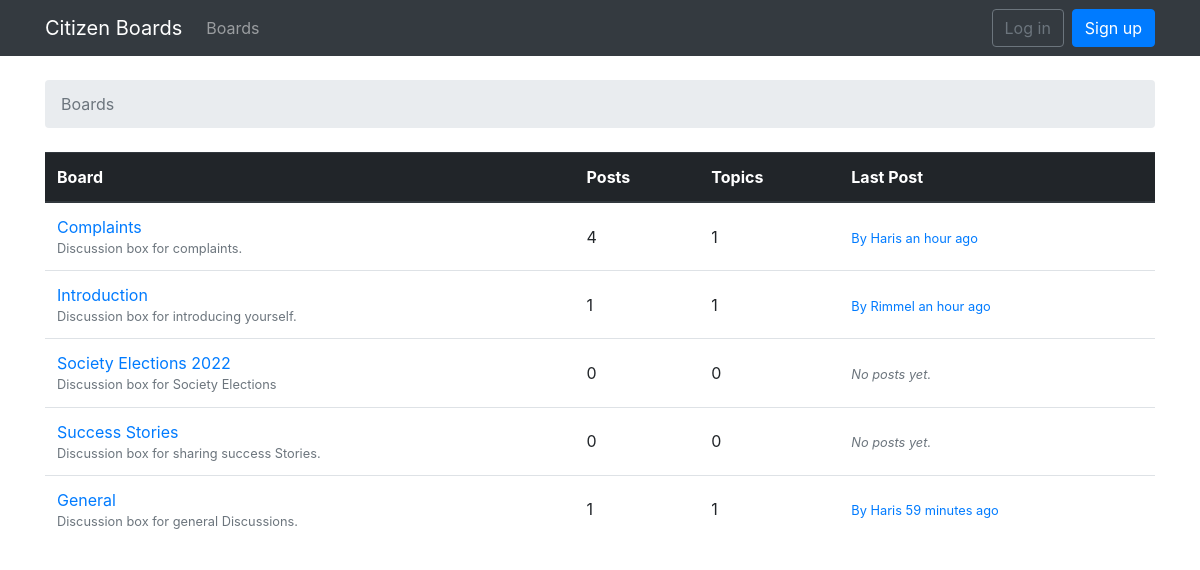
The page / on the database its author committed.
### boards/models.py (models this page shows, shortened)
class Board(models.Model):
    name = models.CharField(max_length=30, unique=True)
    description = models.CharField(max_length=100)
    def get_posts_count(self):
        return Post.objects.filter(topic__board = self).count()
    def get_last_post(self):
        return Post.objects.filter(topic__board=self).order_by('-created_at').first()

class Post(models.Model):
    message = models.TextField(max_length=4000)
    topic = models.ForeignKey(Topic,on_delete = models.CASCADE, related_name='posts')
    created_at = models.DateTimeField(auto_now_add=True)
    updated_at = models.DateTimeField(null=True)
    created_by = models.ForeignKey(User,on_delete = models.CASCADE,related_name='posts')
    updated_by = models.ForeignKey(User, null = True,related_name='+',on_delete = models.CASCADE)

### boards/views.py (the view)
# urls.py: re_path(r'^$', views.home, name='home'),
def home(request):
    boards = Board.objects.all()
    return render(request,'home.html',{'boards': boards})

### templates/home.html
{% extends 'base.html' %}
{% load humanize %}
{% block breadcrumb %}
<li class="breadcrumb-item active">Boards</li>
{% endblock %}
{% block content %}
<table class="table">
<thead class="thead-dark">
<tr>
<th>Board</th>
<th>Posts</th>
<th>Topics</th>
<th>Last Post</th>
</tr>
</thead>
<tbody>
{% for board in boards %}
<tr>
<td>
<a href="{% url 'board_topics' board.pk %}">{{ board.name }}</a>
<small class="text-muted d-block">{{ board.description }}</small>
</td>
<td class="align-middle">{{ board.get_posts_count }}
</td>
<td class="align-middle">{{ board.topics.count }}</td>
<td class="align-middle">
    {% with post=board.get_last_post %}
      {% if post %}
        <small>
          <a href="{% url 'topic_posts' board.pk post.topic.pk %}">
            By {{ post.created_by.username }} {{ post.created_at|naturaltime }}
          </a>
        </small>
      {% else %}
        <small class="text-muted">
          <em>No posts yet.</em>
        </small>
      {% endif %}
    {% endwith %}
  </td>
{% endfor %}
</tbody>
</table>
{% endblock %}

### rows shown on the page
Board: name "Complaints", description "Discussion box for complaints.", get_posts_count "4", topics.count "1", get_last_post.created_by.username "Haris", get_last_post.created_at "an hour ago"
Board: name "Introduction", description "Discussion box for introducing yourself.", get_posts_count "1", topics.count "1", get_last_post.created_by.username "Rimmel", get_last_post.created_at "an hour ago"
Board: name "Society Elections 2022", description "Discussion box for Society Elections", get_posts_count "0", topics.count "0", shows "No posts yet."
Board: name "Success Stories", description "Discussion box for sharing success Stories.", get_posts_count "0", topics.count "0", shows "No posts yet."
Board: name "General", description "Discussion box for general Discussions.", get_posts_count "1", topics.count "1", get_last_post.created_by.username "Haris", get_last_post.created_at "59 minutes ago"
